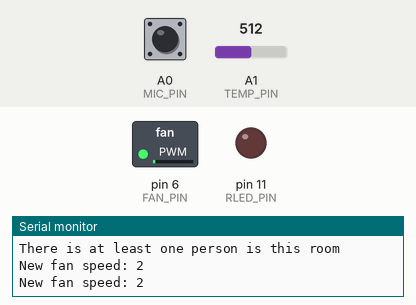
A sketch run on a simulated Arduino Uno, built with avr-gcc and run on an emulated ATmega328P. On the bench: switched loads named in the sketch (green lamp = pin HIGH), output pins drawn as LEDs (lit = HIGH), the last lines printed to the serial monitor. The test bench sets the inputs (shaded band); at power-on: A1 (TEMP_PIN) = 512, A0 (MIC_PIN) HIGH.

Above: at 10.8 s.
10.9 s: A1 (TEMP_PIN) set to 306
At 20.7 s:
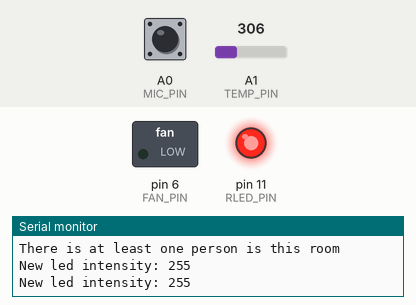
21.5 s: A1 (TEMP_PIN) set to 716
At 31.3 s:
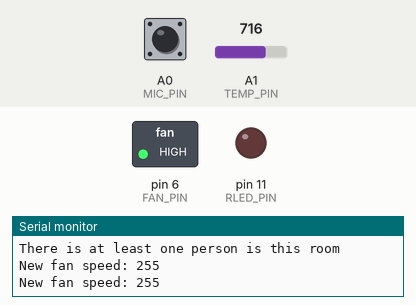
31.6 s: A1 (TEMP_PIN) set to 1015
41.6 s: A1 (TEMP_PIN) set to 1023
At 50.7 s:
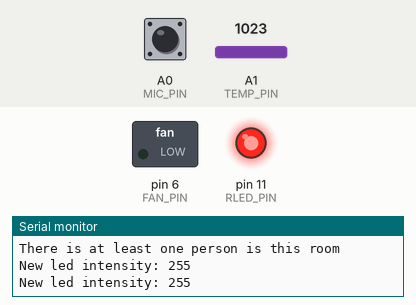
51.7 s: A1 (TEMP_PIN) set to 900
At 61.6 s:
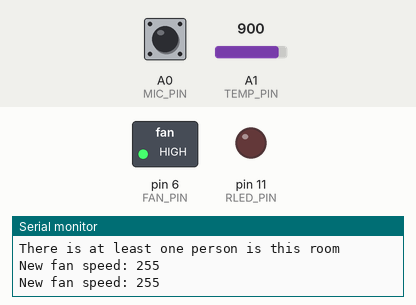
Timing chart, 0 to 62.8 s (numbered marks = the images above; inputs shaded):
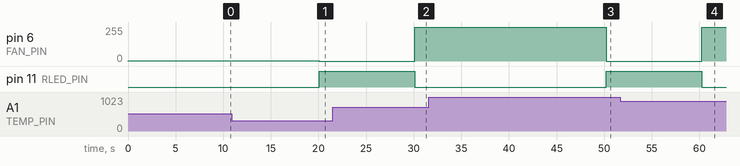

The sketch:

lab1_parte2_es6.ino
```cpp
//microphone
const int MIC_PIN = A0; //vedere se funziona provare 4
int n_sound_events = 0;
unsigned long last_event_time = 0;
const long sound_interval = 10l * 60l * 1000l;
//sensore fan
const int FAN_PIN = 6;
//sensore led
const int RLED_PIN = 11;
//sensore di temperatura
const int TEMP_PIN = A1;
//sensore di movimento
const int PIR_PIN = 7;
unsigned long elapsed_time = 0;
const long timeout_pir = 30l * 60l * 1000l;

void setup() {
  pinMode(PIR_PIN, INPUT);
  pinMode(MIC_PIN, INPUT);
  pinMode(TEMP_PIN, INPUT);
  pinMode(FAN_PIN, OUTPUT);
  pinMode(RLED_PIN, OUTPUT);

  analogWrite(FAN_PIN, 0);
  attachInterrupt(digitalPinToInterrupt(PIR_PIN), checkPresencePIR, CHANGE);
  Serial.begin(9600);
  while (!Serial);
  Serial.println("Lab 2 Starting");
}

float convertTension(float sensorVal) {
  const int B = 4275;
  const int long R0 = 100000;
  const int Vcc = 1023;
  const float T0 = 298.15;
  const float TBase = 273.15;
  float R = ((Vcc / sensorVal) - 1.0) * R0;
  float T = 1 / (log(R / R0) / B + 1 / T0) - TBase;
  return T;
}

int calcSpeed(float temp, float ct_high, float ct_low) {
  if (temp <= ct_high) {
    float dt = (temp - ct_low) * (255 / (ct_high - ct_low));
    return (int)dt;
  } else {
    return 255;
  }
}

int calcLedIntensity(float temp, float ht_high, float ht_low) {
  if (temp >= ht_low) {
    float dt = (ht_high - temp) * (255 / (ht_high - ht_low));
    return (int)(dt);
  } else {
    return 255;
  }
}

void checkTempAndChangeSpeed(float temp, float ht_low, float ht_high, float ct_low, float ct_high) {
  if (temp >= ct_low) {
    analogWrite(RLED_PIN, LOW);
    int newSpeed = calcSpeed(temp, ct_high, ct_low);
    if (newSpeed <= 255 && newSpeed >= 0) {
      analogWrite(FAN_PIN, newSpeed);
      Serial.print("New fan speed: ");
      Serial.println(newSpeed);
    }
  }
  else if (temp < ht_high) {
    analogWrite(FAN_PIN, 0);
    int newLedIntensity = calcLedIntensity(temp, ht_high, ht_low);
    if (newLedIntensity <= 255 && newLedIntensity >= 0) {
      analogWrite(RLED_PIN, newLedIntensity);
      Serial.print("New led intensity: ");
      Serial.println(newLedIntensity);
    }
  }
  else {
    analogWrite(RLED_PIN, LOW);
    analogWrite(FAN_PIN, 0);
  }
}

void checkPresencePIR() {
  if ( digitalRead(PIR_PIN) == HIGH )
    elapsed_time = millis();
}

void checkPresenceMIC() {
  if (digitalRead(MIC_PIN) == LOW) {
    last_event_time = millis();
    if (millis() - last_event_time > 25)
      n_sound_events++;
  }
}

bool checkPresenceRoom() {
  bool check_mic = true, check_pir = true;
  checkPresenceMIC();
  if (n_sound_events <= 50 && last_event_time + sound_interval <= millis()) {
    Serial.println("No detection for over 10 mins with sound sensor");
    n_sound_events = 0;
    check_mic = false;
  }
  if (elapsed_time + timeout_pir <= millis()) {
    Serial.println("No detection for over 30 mins with pir sensor");
    check_mic = false;
  }
  if (check_mic == true || check_pir == true)
    return true;
  return false;
}

void checkAndChangeSetPoint(float temp) {
  float ht_high = 20, ht_low = 10, ct_high = 40, ct_low = 30;
  if (checkPresenceRoom() == true) {
    ht_high = 25.0; ht_low = 20.0; ct_high = 30.0; ct_low = 25.0;
    Serial.println("There is at least one person is this room");
    checkTempAndChangeSpeed(temp, ht_low, ht_high, ct_low, ct_high);
  }
  checkTempAndChangeSpeed(temp, ht_low, ht_high, ct_low, ct_high);
}

void loop() {
  float sensorVal = analogRead(TEMP_PIN);
  float temp = convertTension(sensorVal);
  Serial.print("Temperatura: ");
  Serial.println(temp);
  checkAndChangeSetPoint(temp);
  delay(1e4);
}
```

Measured:
- the behaviour switches between 1022 and 1023 on A1 (TEMP_PIN) (found by bisection; images 2 and 3)
- after the input at 10.9 s, pin 6 (FAN_PIN): 2/255 → 0/255 after 9.2 s; pin 11 (RLED_PIN): LOW → HIGH after 9.2 s
- after the input at 21.5 s, pin 6 (FAN_PIN): 0/255 → 255/255 after 8.6 s; pin 11 (RLED_PIN): HIGH → LOW after 8.6 s
- after the input at 41.6 s, pin 6 (FAN_PIN): 255/255 → 0/255 after 8.6 s; pin 11 (RLED_PIN): LOW → HIGH after 8.6 s
- after the input at 51.7 s, pin 6 (FAN_PIN): 0/255 → 255/255 after 8.6 s; pin 11 (RLED_PIN): HIGH → LOW after 8.6 s
